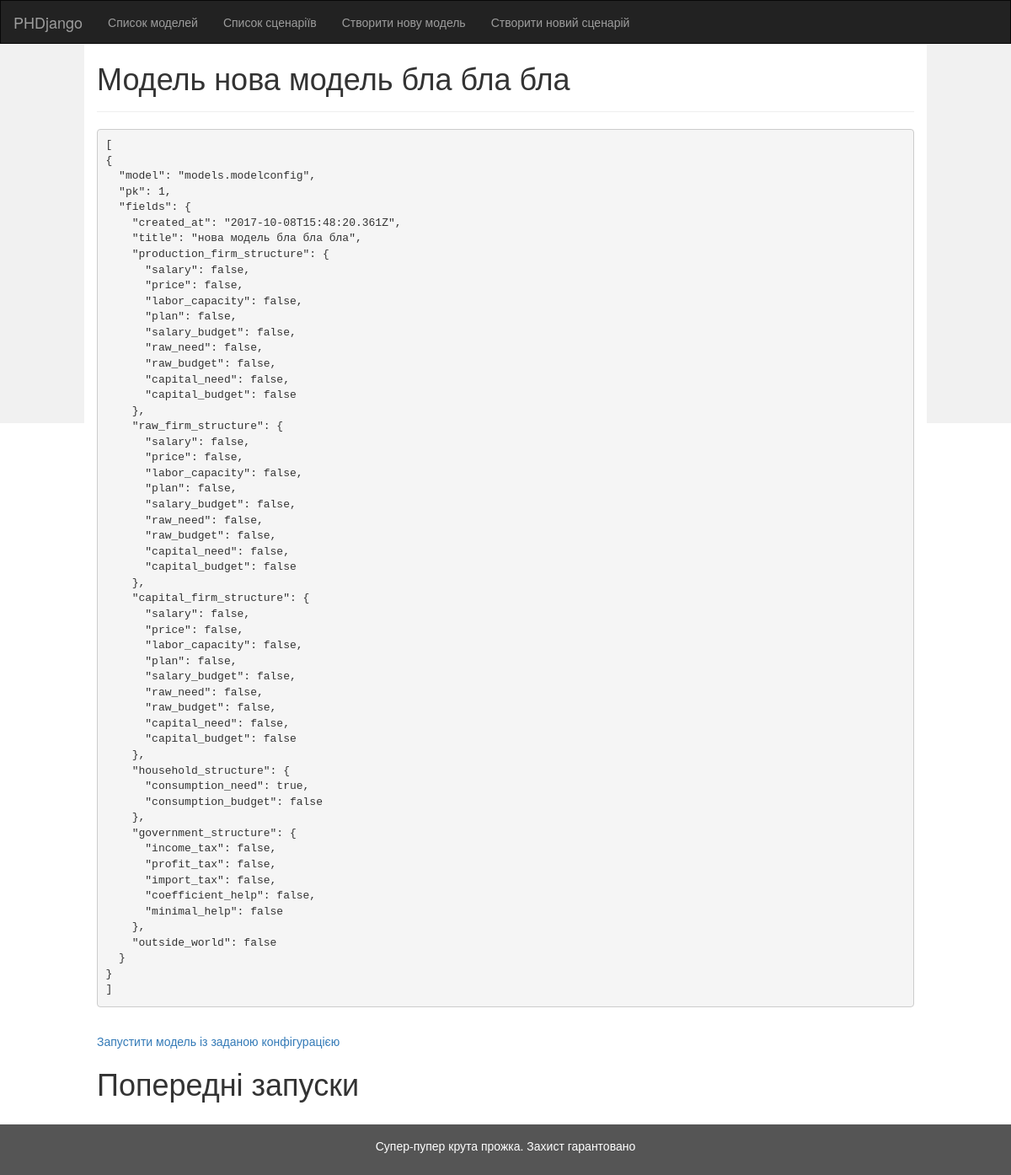
The page /models/1/ on the database as committed earlier.
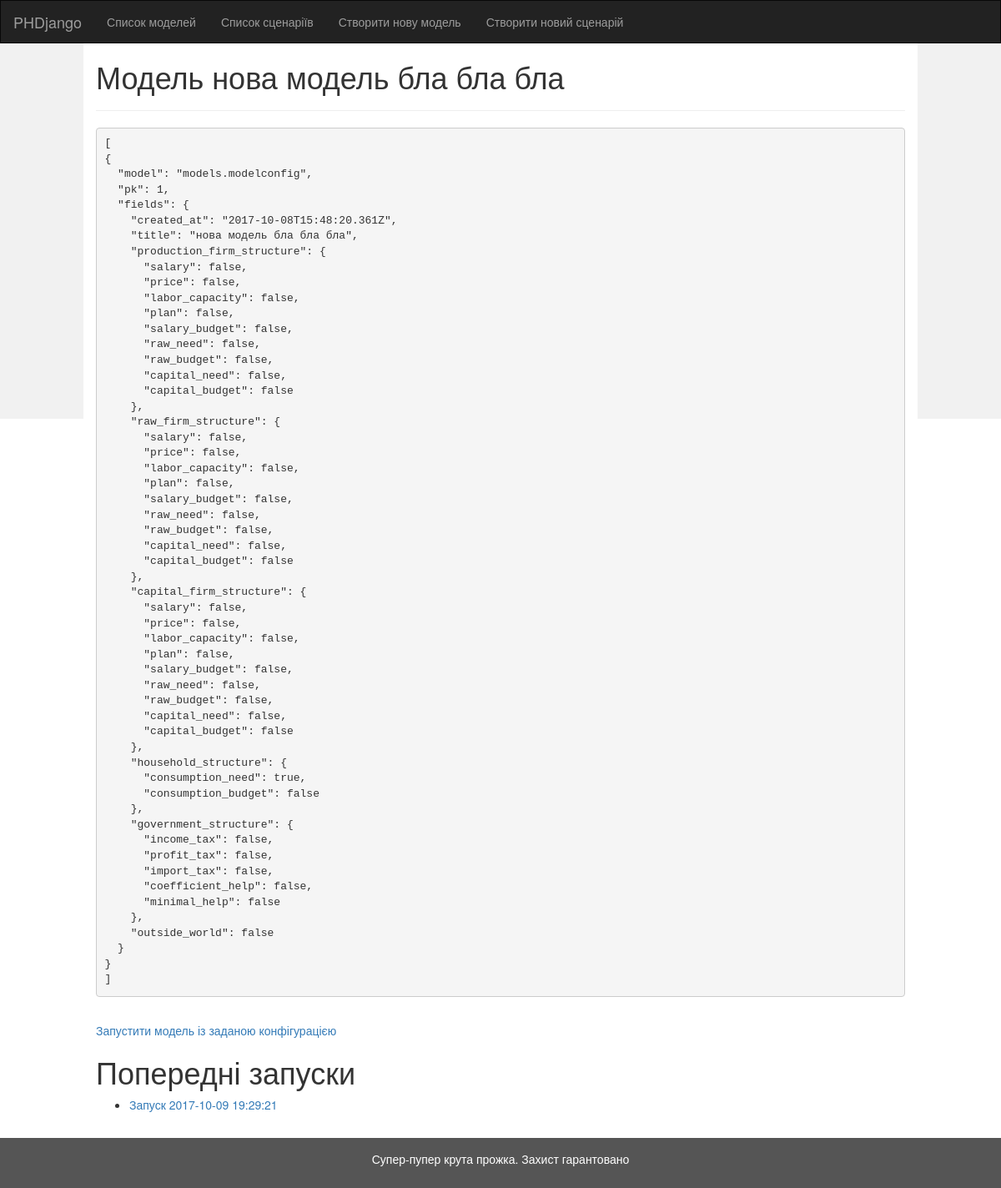
The same page on the database as committed later.
### models/models.py (models this page shows)
class ModelResult(models.Model):
    modelRunConfiguration = models.ForeignKey(ModelRunConfiguration, null=True)
    modelConfig = models.ForeignKey(ModelConfig, null=True)
    created_at = models.DateTimeField(auto_now_add=True, null=True)
    def __str__(self):
        return "Запуск " + self.created_at.strftime("%Y-%m-%d %H:%M:%S")

### models/views.py (the view)
# urls.py: url(r'^(?P<model_config_id>[0-9]+)/$', views.get_model_config_view, name='model-config-detail'),
def get_model_config_view(request, model_config_id):
    model_config = get_object_or_404(ModelConfig, pk=model_config_id)
    data = serializers.serialize('json', [model_config], indent = 2, use_natural_foreign_keys=True)
    return render(request, 'models/config-detail.html', {
        "data": data,
        "object": model_config
    })

### models/models.py (called while the page is built)
    def natural_key(self):
        return {
            "consumption_need": self.consumption_need,
            "consumption_budget": self.consumption_budget
        }

    def natural_key(self):
        return {
            "salary": self.salary,
            "price": self.price,
            "labor_capacity": self.labor_capacity,
            "plan": self.plan,
            "salary_budget": self.salary_budget,
            "raw_need": self.raw_need,
            "raw_budget": self.raw_budget,
            "capital_need": self.capital_need,
            "capital_budget": self.capital_budget
        }

    def natural_key(self):
        return {
            "income_tax": self.income_tax,
            "profit_tax": self.profit_tax,
            "import_tax": self.import_tax,
            "coefficient_help": self.coefficient_help,
            "minimal_help": self.minimal_help
        }

    def __str__(self):
        return "Модель " + str(self.title) if self.title is not None else "" + "створена " + self.created_at.strftime(
            "%Y-%m-%d %H:%M:%S")

### models/templates/models/config-detail.html
{% extends 'models/base.html' %}
{% block title %}{{ object }}{% endblock %}
{% block content %}
   <pre>{{ data }}</pre>
    <br>
    <a href="/models/{{ object.id }}/run">Запустити модель із заданою конфігурацією</a>
    <h1>Попередні запуски</h1>
    {% if 1 %}
    <ul>
        {% for result in object.modelresult_set.all %}
            <li><a href="/models/result/{{ result.id }}">{{ result }}</a></li>
        {% endfor %}
    </ul>
    {% else %}
        <p>Запусків поки не було.</p>
    {% endif %}
{% endblock %}

Rows that differ between the two databases and show on the page:
added ModelResult: created_at "Запуск 2017-10-09 19:29:21"
